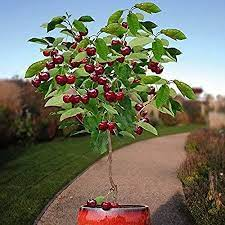
#> input picture assignments/data/Agricultural-crops/Cherry/image17.jpeg, 225 x 225 px, found by its file name; its folder holds only this picture in this run
$ jupyter execute --allow-errors assignment-2.ipynb
#> lines starting #> are read from the running program, lines starting #| are printed output that depends on the picture
# Assignment 2: Rakhat Yskak(SE-2108)

Content Table:
1. Importing
2. Preprocessing
2. CNN

## Importing:

[cell 1]
import numpy as np # linear algebra
import pandas as pd # data processing
from scipy import signal
import os #for import
import random
import matplotlib.pyplot as plt # data ploting
import cv2 #processing images

importing image labels and paths

[cell 2]
path = '/kaggle/input/agricultural-crops-image-classification/Agricultural-crops'
classes = sorted(os.listdir(path), key=lambda s: s.lower()) #import class folders and sort ingoring case
image_paths = [] #store paths
labels = [] #store labels

for c in classes:
    class_folder = path + "/" + c #for each class define path
    for image in os.listdir(class_folder):
        image_path = class_folder + "/" + image #for each image add to dataframe by path and label, i.e class
        image_paths.append(image_path)
        labels.append(c)
#> pass 2 of the loop `for c in classes:`:

class_labels = np.unique(labels) #class labels
num_classes = len(class_labels)
label_mapping = {label: i for i, label in enumerate(class_labels)} # map labels to numerical values

print(label_mapping)

labels = np.array([label_mapping[label] for label in labels]) #change from string to index from mapping

image_paths = np.array(image_paths) #convert to numpy array

df = pd.DataFrame({"image_paths":image_paths,"labels":labels}) #create dataframe

image_paths = df['image_paths']

## Preprocessing

[cell 3]
def preprocess_image(image_path, target_size=(224, 224)): #This function will help to convert images into datasets
    try:
        # Load the image using OpenCV
        image = cv2.imread(image_path)

        # Resize the image to the target size
        image = cv2.resize(image, target_size)
        # Changing type for further changes
        image = image.astype(np.float128) / 255.0
        return image
    except Exception as e:
        print(f"Error preprocessing image: {str(e)}")
        return None

[cell 4]
def get_image(image): #redraw image
    plt.gray()
    plt.imshow(image, interpolation='nearest')
    plt.axis('off')  # Turn off axis labels and ticks
    plt.show()

[cell 5]
image_size = 32 # size of image
images=[] #store processed images
for image_path in image_paths:
    image=preprocess_image(image_path, (image_size, image_size))
#> in preprocess_image, image is the input picture: shape (225, 225, 3); mean B, G, R 96.8, 114, 114.2
#> in preprocess_image, `image = cv2.resize(image, target_size)`:
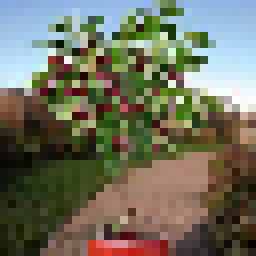
#> image: shape (32, 32, 3) (shown 8 times larger); mean B, G, R 94.9, 112.1, 112.3
    images.append(image)
#> pass 2 of the loop `for image_path in image_paths:`:
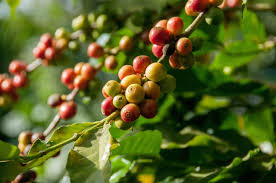
#> input picture assignments/data/Agricultural-crops/Coffee-plant/images24.jpg, 276 x 183 px, found by its file name
#> in preprocess_image, image is the input picture: shape (183, 276, 3); mean B, G, R 36.9, 95.8, 88.5
#> in preprocess_image (call 2), `image = cv2.resize(image, target_size)`:
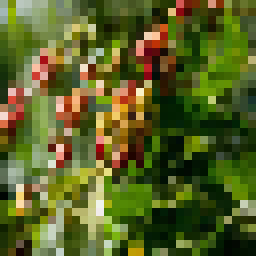
#> image: shape (32, 32, 3) (shown 8 times larger); mean B, G, R 37.2, 96.5, 88.9
images = np.array(images) #convert to numpy array
images = np.transpose(images, (0, 3, 1, 2))

[cell 6]
images.shape
#> Out = (2, 3, 32, 32)

### Normalization

[cell 7]
images -= np.mean(images, axis=0) #zero-center

[cell 8]
images /= np.std(images, axis=0) #normalize by standart deviation

### Dividing data into test, train and validation
- 10% test set
- 90% trian and validation

[cell 9]
def train_test_split(images, labels, test_size=0.1, num_rep=1, rand=True, strat=True):
    num_samples = images.shape[0]
    num_test = int(test_size * num_samples)
    indices = list(range(num_samples)) #indices of each image

    class_indices = [np.where(labels == c)[0] for c in range(num_classes)]
    # will return arrays of indices corrisponding to it's unique class

    # Initialize test_indices and train_indices lists
    test_indices = []
    train_indices = []

    # for function with number of repeitions to randomize our training and test sets
    for _ in range(num_rep):
        if strat:
            if rand:
                # permutates indices in each class(subarray)
                class_indices = [np.random.permutation(class_ids) for class_ids in class_indices]

            # Calculate the number of samples from each class for testing
            num_samples_per_class_test = [int(len(class_ids) * test_size) for class_ids in class_indices]

            for i, class_ids in enumerate(class_indices):
                test_indices.extend(class_ids[:num_samples_per_class_test[i]])
                train_indices.extend(class_ids[num_samples_per_class_test[i]:])

            # Shuffle the test and train indices if rand is True
            if rand:
                random.shuffle(test_indices)
                random.shuffle(train_indices)
        else:
            if rand:
                # Shuffle the indices randomly
                indices = np.random.permutation(num_samples)
            # Split the indices into training and testing sets

            test_indices = indices[:num_test]
            train_indices = indices[num_test:]

        if not rand:
            break

    num_samples = len(labels)
    one_hot_labels = np.zeros((num_samples, num_classes, 1))
    for i in range(num_samples):
        one_hot_labels[i, labels[i]] = 1
    # Create the training and testing sets
    Xtr, Ytr = images[train_indices], one_hot_labels[train_indices]
    Xte, Yte = images[test_indices], one_hot_labels[test_indices]

    return Xtr, Xte, Ytr, Yte

# Convolutional Neural Network

I decided to implement some OOP concepts

Here is my layer abstact class that will be implemented by other layers

[cell 10]
class Layer:
    def __init__(self):
        self.input = None
        self.output = None

    def forward(self, input):
        # TODO: return output
        pass

    def backward(self, output_gradient, learning_rate):
        # TODO: update parameters and return input gradient
        pass

[cell 11]
class Convolutional(Layer):
    def __init__(self, input_shape, filter_size, num_filters, weight_initialization):
        super.__init__
        input_depth, input_height, input_width = input_shape
        self.num_filters = num_filters
        self.input_shape = input_shape
        self.input_depth = input_depth
        self.output_shape = (num_filters, input_height - filter_size + 1, input_width - filter_size + 1)
        self.filters_shape = (num_filters, input_depth, filter_size, filter_size)
        self.filters = weight_initialization(self.filters_shape)
        self.biases = np.random.randn(*self.output_shape)

    def forward(self, input):
        self.input = input
        self.output = np.copy(self.biases)
        for i in range(self.num_filters):
            for j in range(self.input_depth):
                self.output[i] += signal.correlate2d(self.input[j], self.filters[i, j], "valid")
        return self.output

    def backward(self, output_gradient, learning_rate):
        filters_gradient = np.zeros(self.filters_shape)
        input_gradient = np.zeros(self.input_shape)

        for i in range(self.num_filters):
            for j in range(self.input_depth):
                filters_gradient[i, j] = signal.correlate2d(self.input[j], output_gradient[i], "valid")
                input_gradient[j] += signal.convolve2d(output_gradient[i], self.filters[i, j], "full")

        self.filters -= learning_rate * filters_gradient
        self.biases -= learning_rate * output_gradient
        return input_gradient

Conv Layer:

Accepts a volume of size W1×H1×D1
- Requires four hyperparameters:
    - Number of filters K,
    - their spatial extent F,
    - the stride S,
    - the amount of zero padding P.
- Produces a volume of size W2×H2×D2 where:
    - W2=(W1−F+2P)/S+1
    - H2=(H1−F+2P)/S+1 (i.e. width and height are computed equally by symmetry)
    - D2=K
- With parameter sharing, it introduces F⋅F⋅D1 weights per filter, for a total of (F⋅F⋅D1)⋅K weights and K biases.
- In the output volume, the d-th depth slice (of size W2×H2) is the result of performing a valid convolution of the d-th filter over the input volume with a stride of S, and then offset by d-th bias.

**Why use stride of 1 in CONV? Smaller strides work better in practice. Additionally, as already mentioned stride 1 allows us to leave all spatial down-sampling to the POOL layers, with the CONV layers only transforming the input volume depth-wise.**

## Pooling Layer

[cell 12]
class Pool(Layer):
    def __init__(self, input_shape, filter_size=2, stride=2):
        input_depth, input_height, input_width = input_shape
        self.input_shape = input_shape
        self.input_depth = input_depth
        self.filter_size = filter_size
        self.stride = stride
        self.output_shape = (input_depth, int((input_height - filter_size) / stride + 1), int((input_width - filter_size) / stride + 1))

    def forward(self, input):
        self.input = input
        self.output = np.zeros(self.output_shape)
        for d in range(self.input_depth):
            for i in range(0, self.input_shape[1] - self.filter_size + 1, self.stride):
                for j in range(0, self.input_shape[2] - self.filter_size + 1, self.stride):
                    window = self.input[d, i:i+self.filter_size, j:j+self.filter_size]
                    self.output[d, i//self.stride, j//self.stride] = np.max(window)

        return self.output

    def backward(self, output_gradient, learning_rate):
        # TODO implement
        input_gradient = np.zeros(self.input_shape)

        for d in range(self.input_depth):
            for i in range(0, self.input_shape[1] - self.filter_size + 1, self.stride):
                for j in range(0, self.input_shape[2] - self.filter_size + 1, self.stride):
                    window = self.input[d, i:i+self.filter_size, j:j+self.filter_size]
                    max_val = np.max(window)
                    mask = (window == max_val)
                    input_gradient[d, i:i+self.filter_size, j:j+self.filter_size] += mask * output_gradient[d, i//self.stride, j//self.stride]

        return input_gradient

## Activation Layer:

[cell 13]
class Activation(Layer):
    def __init__(self, activation, d_activation):
        self.activation = activation
        self.d_activation = d_activation

    def forward(self, input):
        self.input = input
        self.output = self.activation(self.input)
        return self.output

    def backward(self, output_gradient, learning_rate):
        return np.multiply(output_gradient, self.d_activation(self.input))

activations:
- Sigmoid
- ReLU

[cell 14]
class Sigmoid(Activation):
    def __init__(self):
        def sigmoid(x):
            return 1 / (1 + np.exp(-x))

        def d_sigmoid(x):
            s = sigmoid(x)
            return s * (1 - s)
        super().__init__(sigmoid, d_sigmoid)

class ReLU(Activation):
    def __init__(self):
        def relu(x):
            return np.maximum(x, 0)

        def d_relu(x):
            return np.array(x > 0).astype('int')
        super().__init__(relu, d_relu)

class Softmax(Layer):
    def forward(self, input):
        self.input = input
        self.input -= np.max(self.input)
        tmp = np.exp(input)
        self.output = tmp / np.sum(tmp)
        return self.output

    def backward(self, output_gradient, learning_rate):
        n = np.size(self.output)
        return np.dot((np.identity(n) - self.output.T) * self.output, output_gradient)

## Fully Connected layer

[cell 15]
## Fully connected
class FullyConnected(Layer):
    def __init__(self, input_size, output_size, weight_initialization):
        self.weights = weight_initialization((output_size, input_size))
        self.bias = np.random.randn(output_size, 1)

    def forward(self, input):
        self.input = input
        self.output = np.dot(self.weights, self.input) + self.bias
        return self.output

    def backward(self, output_gradient, learning_rate):
        weights_gradient = np.dot(output_gradient, self.input.T)
        input_gradient = np.dot(self.weights.T, output_gradient)
        self.weights -= learning_rate * weights_gradient
        self.bias -= learning_rate * output_gradient
        return input_gradient

[cell 16]
# layer that helps to reshape layers for fullyconnected
class Reshape(Layer):
    def __init__(self, input_shape, output_shape):
        self.input_shape = input_shape
        self.output_shape = output_shape

    def forward(self, input):
        self.input = input
        self.output = np.reshape(input, self.output_shape)
        return self.output

    def backward(self, output_gradient, learning_rate):
        return np.reshape(output_gradient, self.input_shape)

## Weight Initialization

here is weight initilization functions

[cell 17]
small_random_for_ReLU = lambda x: np.random.randn(*x) / np.sqrt(2 / np.sum(x))
small_random = lambda x: np.random.randn(*x)
xavier = lambda x: np.random.normal(0, np.sqrt(2.0 / (x[0] + x[1])), size=x)

initilizeing W from cs2321n

w = np.random.randn(n) / sqrt(n) common variant

w = np.random.randn(n) / sqrt(2/n) for ReLu works better

## Loss function

[cell 18]
class Loss:
    def call(self, y_true, y_pred):
        raise NotImplementedError

    def prime(self, y_true, y_pred):
        raise NotImplementedError

[cell 19]
class MSE(Loss):
    def call(self, y_pred, y_true):
        return np.mean(np.power(y_true - y_pred, 2))

    def prime(self, y_true, y_pred):
        return 2 * (y_pred - y_true) / y_pred.size

## Dropout

Inverted Dropout: Recommended implementation example.

We drop and scale at train time and don't do anything at test time.

[cell 20]
class Dropout(Layer):
    def __init__(self, p=0.1):
        self.p = p
        self.mask = None

    def forward(self, input):
        self.input = input
        self.mask = np.random.rand(*self.input.shape) < self.p
        self.output = np.copy(input)
        self.output[self.mask] = 0
        return self.output

    def backward(self, output_gradient, learning_rate):
        input_gradient = np.ones(self.input.shape)
        input_gradient[self.mask] = 0
        return input_gradient

## Batch Normaliztion

[cell 21]
class BatchNormalization(Layer):
    def __init__(self, epsilon=0.001):
        super().__init__()
        self.epsilon = epsilon
        self.gamma = 0.09
        self.beta = 0.09

    def forward(self, input):
        self.input = input
        self.mean = np.mean(input)
        self.var = np.var(input)
        self.inputbar = (input - self.mean) / np.sqrt(self.var + self.epsilon)
        self.output = self.gamma * self.inputbar + self.beta
        return self.output

    def backward(self, output_gradient, learning_rate):
        N = self.input.size
        dinputbar = output_gradient * self.gamma
        tmp = N * np.sqrt(self.var + self.epsilon)
        input_gradient = (N * dinputbar - np.sum(dinputbar, axis=0) - self.inputbar * np.sum(dinputbar * self.inputbar, axis=0)) / tmp
        self.gamma += np.sum(output_gradient * self.inputbar, axis=0)
        self.beta += np.sum(output_gradient, axis=0)
        return input_gradient

## predict and train functions

[cell 22]
def predict(network, input):
    output = input
    for layer in network:
        output = layer.forward(output)
    return output

def train(network, loss, x_train, y_train, epochs = 1000, learning_rate = 0.01, verbose = True):
    train_set_size = len(x_train)
    mode = "train"
    loss_history = []
    for epoch in range(1, epochs + 1):
        error = 0
        for x, y in zip(x_train, y_train):
            # forward
            output = predict(network, x)
            #print(output.shape)

            # error
            error += loss.call(y, output)

            # backward
            grad = loss.prime(y, output)

            for layer in reversed(network):
                grad = layer.backward(grad, learning_rate)

        error /= train_set_size
        loss_history.append(error)
        if verbose:
            print('%d/%d, error=%f' % (epoch, epochs, error))
    plt.plot(loss_history)
    plt.title('Loss Over Epochs')
    plt.xlabel('Epoch')
    plt.ylabel('Loss')
    plt.show()


def test(network, loss, x_test, y_test):
    error = 0
    for x, y in zip(x_test, y_test):
        output = predict(network, x)
        error += loss.call(y, output)
    error /= len(x_test)
    return error

[cell 23]
def get_accuracy(X, Y, network):
    # test
    correct_predictions = 0
    total_predictions = len(X)

    for x, y in zip(X, Y):
        predicted_class = np.argmax(predict(network, x))
        true_class = np.argmax(y)

        if predicted_class == true_class:
            correct_predictions += 1

    accuracy = correct_predictions / total_predictions
    return accuracy

[cell 24]
Xtr, Xte, Ytr, Yte = train_test_split(images, labels, 0.1) # (10%) x (image_size * image_size * 3)
#> in train_test_split, `Xte, Yte = images[test_indices], one_hot_labels[test_indices]`: Xte = empty array
#> Xte = empty array; Yte = empty array

The most common form of a ConvNet architecture stacks a few CONV-RELU layers, follows them with POOL layers, and repeats this pattern until the image has been merged spatially to a small size.

> INPUT -> ((CONV -> RELU) * N -> POOL?)*M -> (FC -> RELU)*K -> FC

I will choose:
- N = 1
- M = 2
- K = 1

[cell 25]
network_relu_1 = [
    Convolutional((3, 32, 32), 3, 5, small_random_for_ReLU),
    ReLU(),
    Pool((5, 30, 30)),
    Convolutional((5, 15, 15), 2, 7, small_random_for_ReLU),
    ReLU(),
    Pool((7, 14, 14)),
    Reshape((7, 7, 7), (7*7*7, 1)),
    FullyConnected(7*7*7, num_classes, small_random_for_ReLU),
    BatchNormalization(),
    ReLU(),
    Dropout(0.2),
    Softmax(),
]

# train
train(
    network_relu_1,
    MSE(),
    Xtr,
    Ytr,
    epochs=20,
    learning_rate=0.1
)
#> in train, `train_set_size = len(x_train)`: train_set_size = 2
#> the loop in train, `for epoch in range(1, epochs + 1):` made 20 passes
#| 1/20, error=nan
#| 2/20, error=nan
#| 3/20, error=nan
#| 4/20, error=nan
#| 5/20, error=nan
#| 6/20, error=nan
#| 7/20, error=nan
#| 8/20, error=nan
#> (further printed lines are left out)
#> after the loop in train, `for epoch in range(1, epochs + 1):`: loss_history = [nan, nan, nan, nan, nan, nan, nan, nan, nan, nan, nan, nan, nan, nan, nan, nan, nan, nan, nan, nan]
#> in train, `plt.show()`:
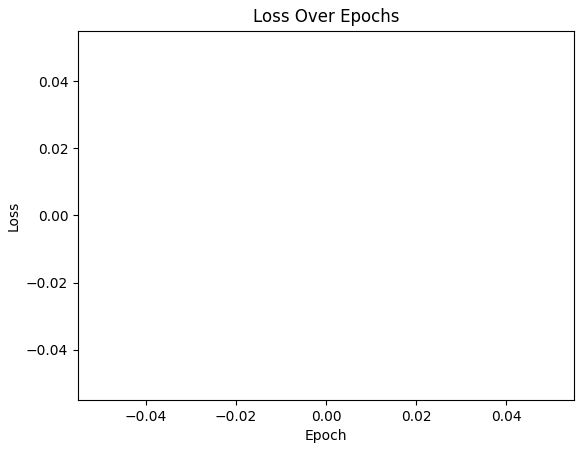
#> figure drawn by matplotlib, 1 panel

#> (a cell that did not finish here is left out)

#> after the loop in test, `for x, y in zip(x_test, y_test):`: error = 0

#> (a cell that did not finish here is left out)


[cell 28]
network_sigmoid_1 = [
    Convolutional((3, 32, 32), 3, 5, small_random),
    Sigmoid(),
    Pool((5, 30, 30)),
    Convolutional((5, 15, 15), 2, 3, small_random),
    Sigmoid(),
    Pool((3, 14, 14)),
    Reshape((3, 7, 7), (3*7*7, 1)),
    FullyConnected(3*7*7, num_classes, small_random),
    BatchNormalization(),
    Sigmoid(),
    Dropout(),
    Softmax(),
]

# train
train(
    network_sigmoid_1,
    MSE(),
    Xtr,
    Ytr,
    epochs=20,
    learning_rate=0.01
)
#> the loop in train (call 2), `for epoch in range(1, epochs + 1):` made 20 passes
#| 1/20, error=nan
#| 2/20, error=nan
#| 3/20, error=nan
#| 4/20, error=nan
#| 5/20, error=nan
#| 6/20, error=nan
#| 7/20, error=nan
#| 8/20, error=nan
#> (further printed lines are left out)

[cell 29]
network_relu_2 = [
    Convolutional((3, 32, 32), 5, 5, small_random_for_ReLU),
    ReLU(),
    Pool((5, 28, 28)),
    Reshape((5, 14, 14), (5*14*14, 1)),
    FullyConnected(5*14*14, 100, small_random_for_ReLU),
    BatchNormalization(),
    ReLU(),
    FullyConnected(100, num_classes, small_random),
    Sigmoid()
]

# train
train(
    network_relu_2,
    MSE(),
    Xtr,
    Ytr,
    epochs=20,
    learning_rate=0.1
)

#> (a cell that did not finish here is left out)


[cell 31]
network_bare_sigmoid = [
    Convolutional((3, 32, 32), 3, 5, xavier),
    Sigmoid(),
    Reshape((5, 30, 30), (5 * 30 * 30, 1)),
    FullyConnected(5 * 30 * 30, 100, xavier),
    Sigmoid(),
    FullyConnected(100, num_classes, small_random),
    Sigmoid()
]

# train
train(
    network_bare_sigmoid,
    MSE(),
    Xtr,
    Ytr,
    epochs=20,
    learning_rate=0.1
)

#> (a cell that did not finish here is left out)
